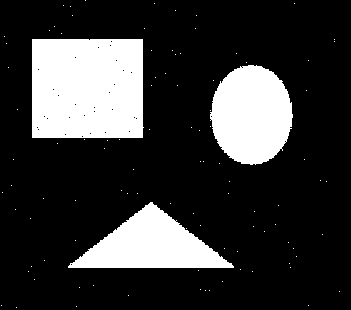
#> input picture Project3/original_imgs/noise.jpg, 351 x 310 px
$ python part1.py
#> lines starting #> are read from the running program, lines starting #| are printed output that depends on the picture; after the words box and inside, x2 and y2 are one past the last pixel; in counts of white or black regions, pixels touching at a corner belong together
import cv2
import numpy as np
import copy
import os

def mkdir(path):
#> in RemoveNoise, `img = cv2.imread(noise,0)`: img: shape (310, 351); 21.2% white; 101 white regions (98 under 20 px), largest, box (x1, y1, x2, y2) and area: (32, 39, 144, 138) 10960, (210, 65, 293, 165) 6364, (68, 202, 234, 268) 5640
    folder = os.path.exists(path)
    if not folder:
        os.makedirs(path)

def erosion(img,template):
    result = copy.deepcopy(img)
    row,column = img.shape
#> row = 310; column = 351
    tr,tc = template.shape
    stripr = int(tr/2)
    stripc = int(tc/2)
    for i in range(stripr,row-stripr):
        for j in range(stripc,column-stripc):
            flag = True;
            for k in range(0,tr):
                for t in range(0,tc):
                    flag = flag&(img[i+k-stripr][j+t-stripc]!=0)
            if flag==True:
                result[i][j] = 255;
            else:
                result[i][j] = 0
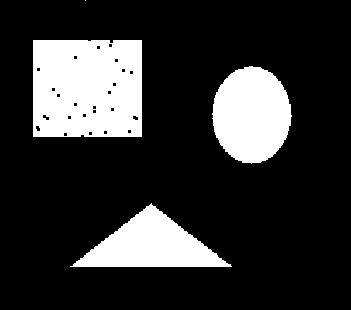
#> result: shape (310, 351); 19.7% white; 4 white regions (1 under 20 px), largest, box (x1, y1, x2, y2) and area: (33, 40, 142, 137) 10316, (212, 66, 292, 164) 5974, (70, 203, 232, 267) 5170
    return result


def dilation(img,template):
    result = copy.deepcopy(img)
    row,column = img.shape
#> row = 310; column = 351
    tr,tc = template.shape
    stripr = int(tr/2)
    stripc = int(tc/2)
    for i in range(stripr,row-stripr):
        for j in range(stripc,column-stripc):
            flag = True;
            for k in range(0,tr):
                for t in range(0,tc):
                    flag = flag&(img[i+k-stripr][j+t-stripc]==0)
            if flag==True:
                result[i][j] = 0
            else:
                result[i][j] = 255
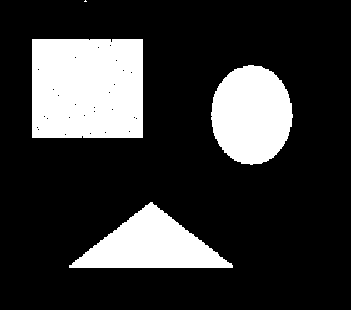
#> result: shape (310, 351); 21.1% white; 4 white regions (1 under 20 px), largest, box (x1, y1, x2, y2) and area: (32, 39, 143, 138) 10956, (211, 65, 293, 165) 6336, (69, 202, 233, 268) 5626
    return result

def opening(img,template):
    erosionimg = erosion(img,template)
    dilationimg = dilation(erosionimg,template)
    return dilationimg

def closing(img,template):
    dilationimg = dilation(img,template)
#> after the loop in dilation (call 2), `for i in range(stripr,row-stripr):`:
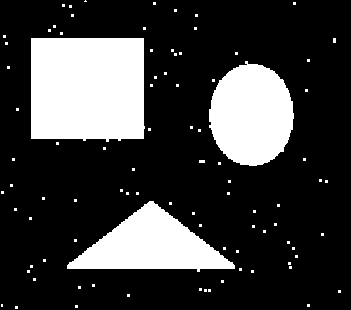
#> result: shape (310, 351); 23.1% white; 91 white regions (88 under 20 px), largest, box (x1, y1, x2, y2) and area: (31, 38, 145, 142) 11437, (209, 61, 294, 166) 6781, (67, 201, 235, 272) 6130
    erosionimg = erosion(dilationimg,template)
#> after the loop in erosion (call 2), `for i in range(stripr,row-stripr):`:
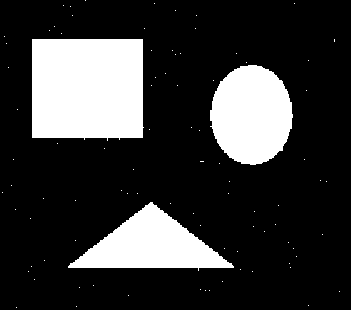
#> result: shape (310, 351); 21.3% white; 91 white regions (88 under 20 px), largest, box (x1, y1, x2, y2) and area: (32, 39, 144, 141) 10997, (210, 65, 293, 165) 6398, (68, 202, 234, 271) 5656
    return erosionimg

def RemoveNoise(noise,path1,path2):
    img = cv2.imread(noise,0)
    template = np.ones(shape=(3,3))
    openimg = opening(img,template)
    closeimg = closing(img,template)
    cv2.imwrite(path1,openimg)
    cv2.imwrite(path2,closeimg)
    cv2.waitKey(0)

def ExtractBoundary(path1,path2,path3,path4):
#> called with path1 = 'part1_result/res_noise1.jpg', path2 = 'part1_result/res_noise2.jpg', path3 = 'part1_result/res_bound1.jpg', path4 = 'part1_result/res_bound2.jpg'
    template = np.ones(shape=(3,3))
    res_noise1 = cv2.imread(path1,0)
#> res_noise1: shape (310, 351); min 0, max 255, mean 53.7
    res_noise2 = cv2.imread(path2,0)
#> res_noise2: shape (310, 351); min 0, max 255, mean 54.3
    erosionimg1 = erosion(res_noise1,template)
#> after the loop in erosion (call 3), `for i in range(stripr,row-stripr):`:
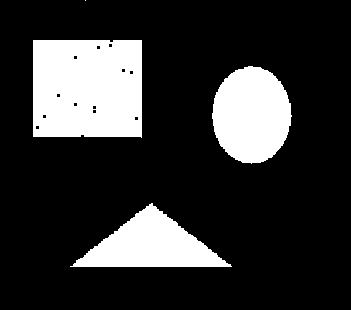
#> result: shape (310, 351); min 0, max 255, mean 50.8
    res1 = res_noise1-erosionimg1;
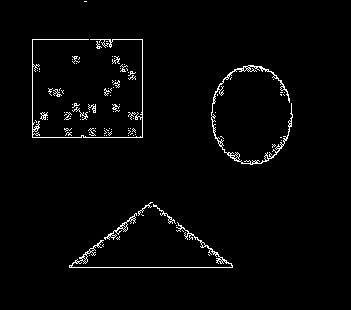
#> res1: shape (310, 351); min 0, max 255, mean 5.8
    cv2.imwrite(path3,res1)
    erosionimg2 = erosion(res_noise2,template)
#> after the loop in erosion (call 4), `for i in range(stripr,row-stripr):`:
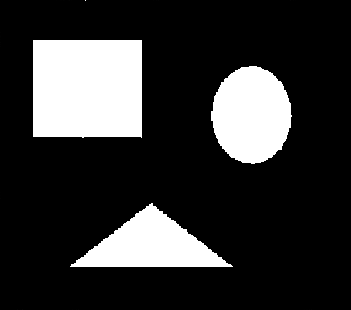
#> result: shape (310, 351); min 0, max 255, mean 51.3
    res2 = res_noise2-erosionimg2
    cv2.imwrite(path4,res2)

if __name__ == "__main__":
    noise = "original_imgs/noise.jpg"
    folder = "part1_result"
    path1 = folder+"/res_noise1.jpg"
    path2 = folder+"/res_noise2.jpg"
    path3 = folder+"/res_bound1.jpg"
    path4 = folder+"/res_bound2.jpg"
    mkdir(folder)
    RemoveNoise(noise,path1,path2)
    ExtractBoundary(path1,path2,path3,path4)
